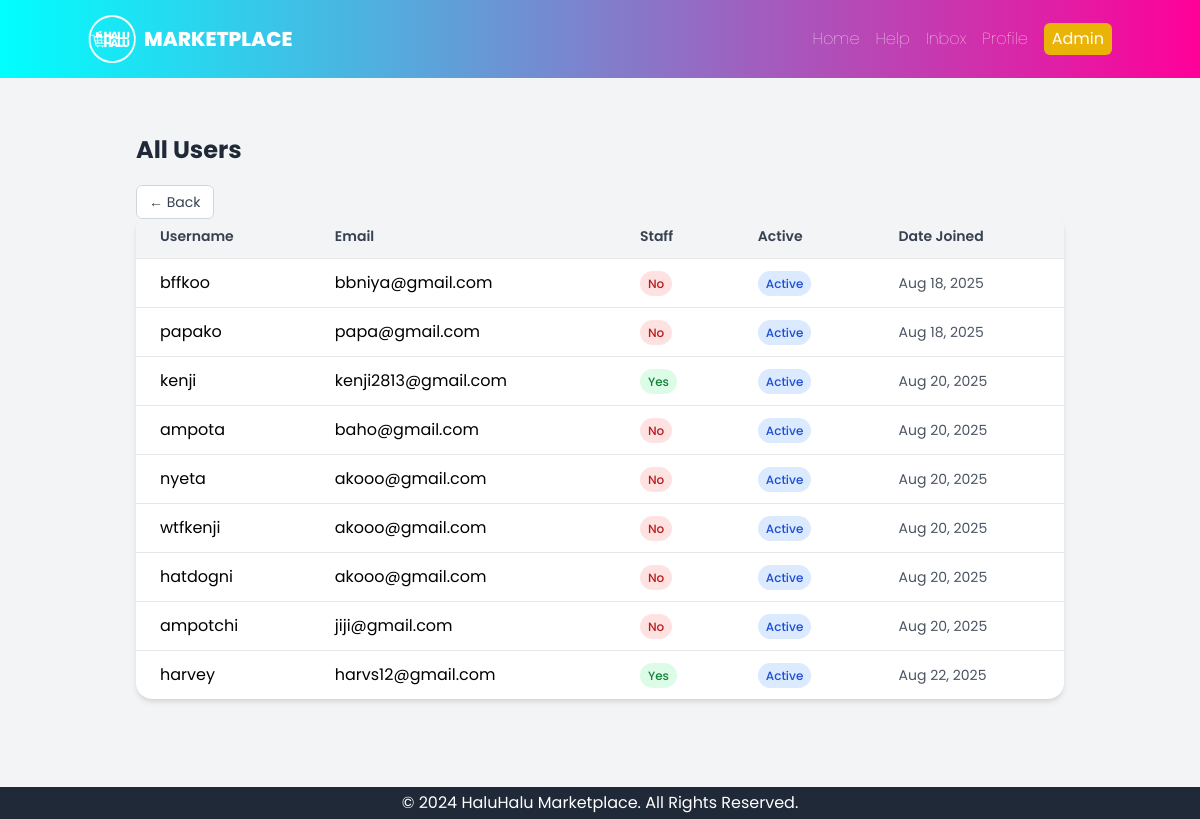
Before: /staff/users/ (signed in) with the older database file.
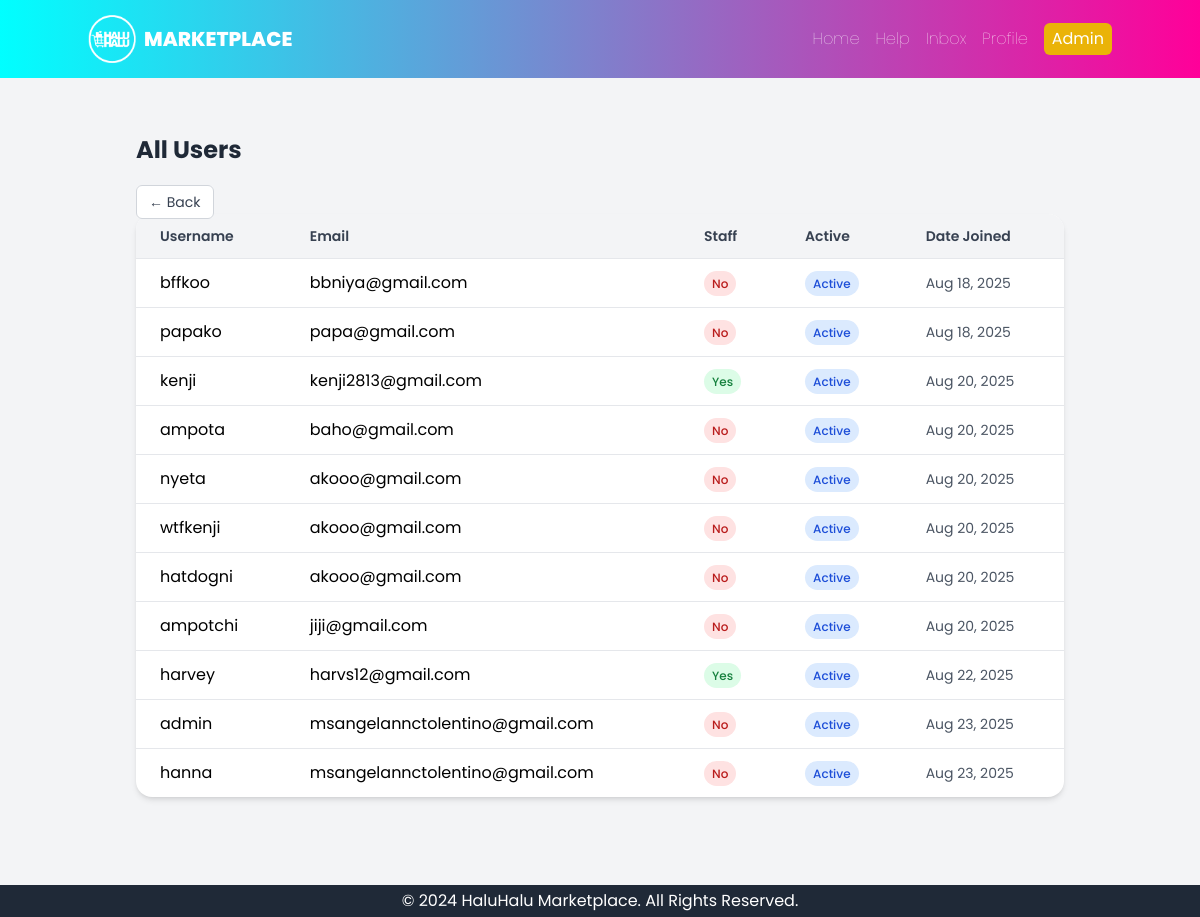
After: the same page with the newer database file.
### core/models.py (models this page shows, shortened)
class CustomUser(AbstractUser):
    profile_pic = models.ImageField(upload_to='profile_pics', null=True, blank=True)

### core/views.py (the view)
# urls.py: path("staff/users/", views.user, name="user"),
@staff_member_required
def user(request):
    users = CustomUser.objects.all()
    return render(request, "admin/user.html", {"users": users})

### core/templates/admin/user.html (shortened to what this page needs)
{% extends "base.html" %}
{% block content %}
<div class="p-6">
    <h1 class="text-2xl font-bold text-gray-800 mb-6">All Users</h1>
    <a href="{% url 'staff_dashboard' %}"
       class="text-sm px-3 py-1.5 rounded-md border border-gray-300 text-gray-700 bg-white hover:bg-gray-100 transition">
        ← Back
    </a>
    <div class="bg-white shadow-md rounded-2xl overflow-hidden">
        <table class="w-full text-left border-collapse">
            <thead>
                <tr class="bg-gray-100 text-gray-700">
                    <th class="px-6 py-3 text-sm font-semibold">Username</th>
                    <th class="px-6 py-3 text-sm font-semibold">Email</th>
                    <th class="px-6 py-3 text-sm font-semibold">Staff</th>
                    <th class="px-6 py-3 text-sm font-semibold">Active</th>
                    <th class="px-6 py-3 text-sm font-semibold">Date Joined</th>
                </tr>
            </thead>
            <tbody>
                {% for user in users %}
                <tr class="border-t hover:bg-gray-50">
                    <td class="px-6 py-3">{{ user.username }}</td>
                    <td class="px-6 py-3">{{ user.email }}</td>
                    <td class="px-6 py-3">
                        {% if user.is_staff %}
                            <span class="px-2 py-1 text-xs font-medium bg-green-100 text-green-700 rounded-full">Yes</span>
                        {% else %}
                            <span class="px-2 py-1 text-xs font-medium bg-red-100 text-red-700 rounded-full">No</span>
                        {% endif %}
                    </td>
                    <td class="px-6 py-3">
                        {% if user.is_active %}
                            <span class="px-2 py-1 text-xs font-medium bg-blue-100 text-blue-700 rounded-full">Active</span>
                        {% else %}
                            <span class="px-2 py-1 text-xs font-medium bg-gray-200 text-gray-600 rounded-full">Inactive</span>
                        {% endif %}
                    </td>
                    <td class="px-6 py-3 text-sm text-gray-600">
                        {{ user.date_joined|date:"M d, Y" }}
                    </td>
                </tr>
                {% empty %}
                <tr>
                    <td colspan="5" class="px-6 py-4 text-center text-gray-500">
                        No users found.
                    </td>
                </tr>
                {% endfor %}
            </tbody>
        </table>
    </div>
</div>
{% endblock %}

Changed rows visible on the page:
added CustomUser: username "admin", email "msangelannctolentino@gmail.com", is_staff "No", is_active "Active", date_joined "Aug 23, 2025"
added CustomUser: username "hanna", email "msangelannctolentino@gmail.com", is_staff "No", is_active "Active", date_joined "Aug 23, 2025"
